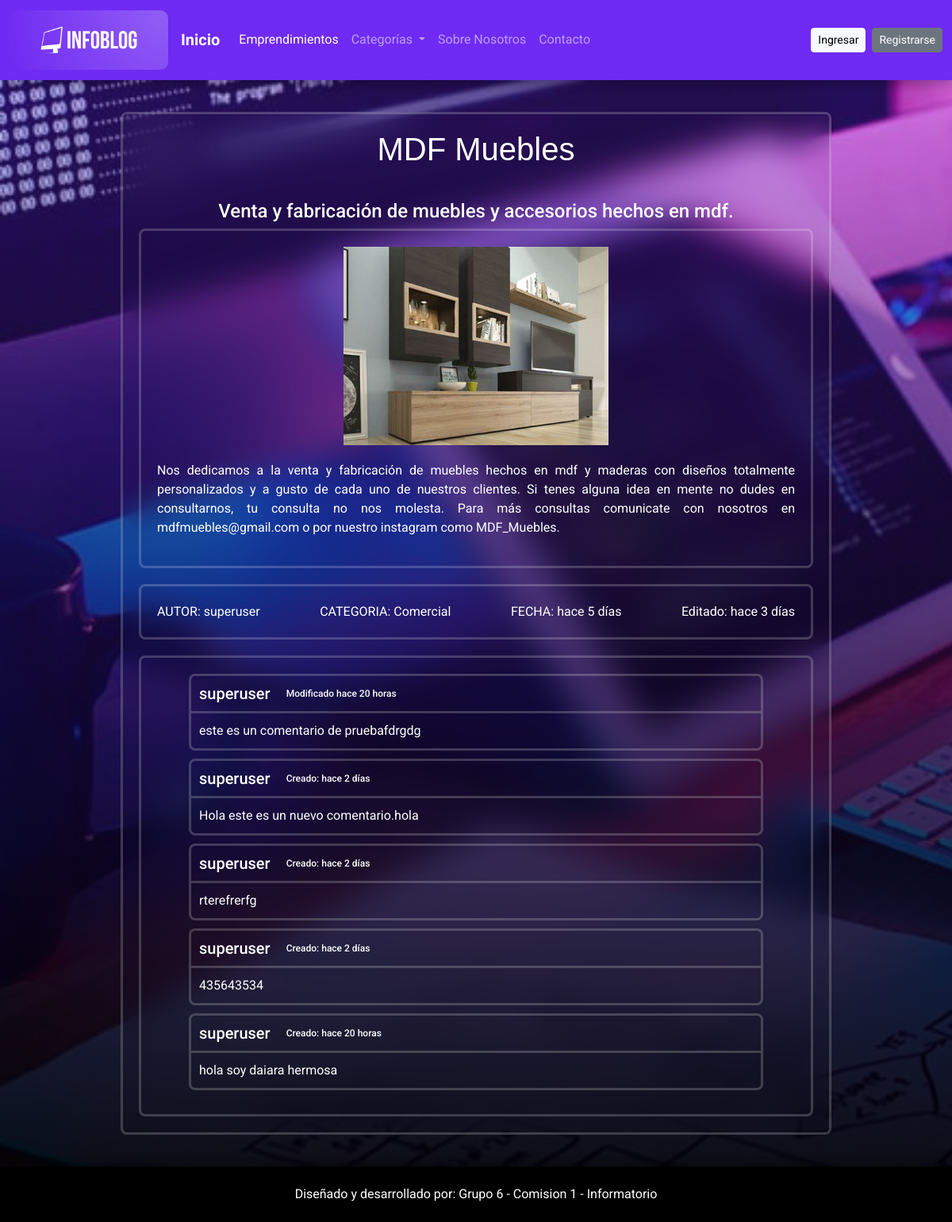
The app's page /emprendimientos/Detalle/46, older data.
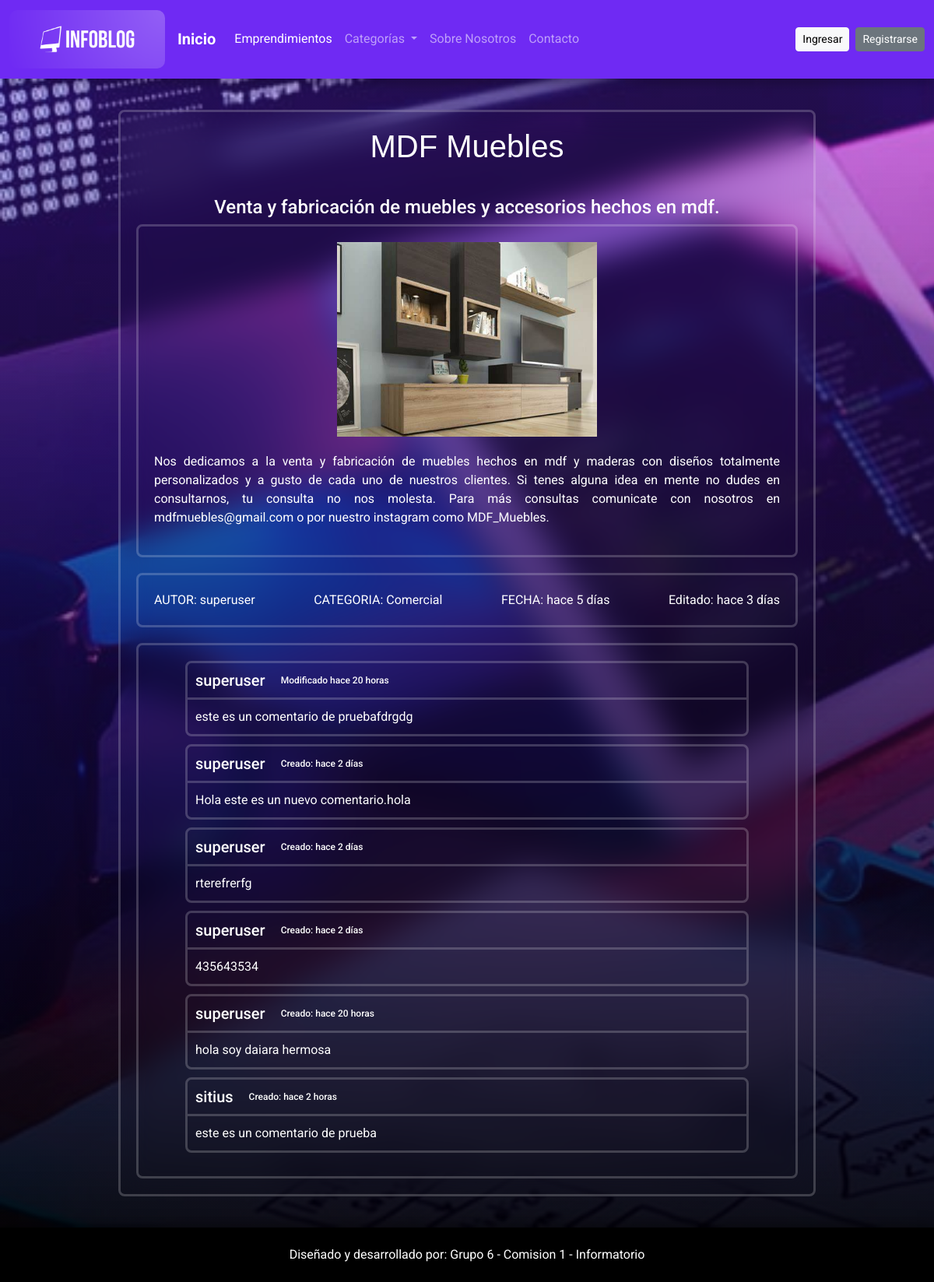
The same page, newer data.
### apps/comentarios/models.py (models this page shows, shortened)
class Comentarios(models.Model):
    creado = models.DateTimeField(
        'creado',
        auto_now_add=True
    )
    modificado = models.DateTimeField(
        'modificado',
        auto_now=True
    )
    texto = models.TextField(max_length = 1000)
    estado = models.BooleanField(default=False)
    usuario = models.ForeignKey(User, on_delete = models.CASCADE)
    emprendimiento = models.ForeignKey(Emprendimientos, on_delete = models.CASCADE)
    def get_creado_naturaltime(self):
        now = timezone.now()
        diff = now - self.creado
        if diff < timedelta(minutes=1):
            return 'hace unos segundos'
        elif diff < timedelta(hours=1):
            minutes = diff.seconds // 60
            return f'hace {minutes} minutos'
        elif diff < timedelta(days=1):
            hours = diff.seconds // 3600
            return f'hace {hours} horas'
        elif diff < timedelta(days=30):
            days = diff.days
            return f'hace {days} días'
        else:
            return self.creado.strftime('%d de %B de %Y a las %H:%M')
    def get_modificado_naturaltime(self):
        now = timezone.now()
        diff = now - self.modificado
        print(diff)
        if diff < timedelta(minutes=1):
            return 'hace unos segundos'
        elif diff < timedelta(hours=1):
            minutes = diff.seconds // 60
            return f'hace {minutes} minutos'
        elif diff < timedelta(days=1):
            hours = diff.seconds // 3600
            return f'hace {hours} horas'
        elif diff < timedelta(days=30):
            days = diff.days
            return f'hace {days} días'
        else:
            return self.creado.strftime('%d de %B de %Y a las %H:%M')

### apps/empr/views.py (the view)
# urls.py: path('Detalle/<int:pk>', views.DetalleEmprendimientos.as_view(), name="detalle_emprendimiento"),
class DetalleEmprendimientos(DetailView):
    model = Emprendimientos
    template_name = 'empr/detalles.html'
    context_object_name = 'emprendimientos'
    def get_context_data(self, **kwargs):
        context = super().get_context_data(**kwargs)
        context['user'] = self.request.user
        return context

### apps/empr/models.py (called while the page is built)
    def __str__(self):
        return self.nombre

    def get_creado_naturaltime(self):
        now = timezone.now()
        diff = now - self.creado
        if diff < timedelta(minutes=1):
            return 'hace unos segundos'
        elif diff < timedelta(hours=1):
            minutes = diff.seconds // 60
            return f'hace {minutes} minutos'
        elif diff < timedelta(days=1):
            hours = diff.seconds // 3600
            return f'hace {hours} horas'
        elif diff < timedelta(days=30):
            days = diff.days
            return f'hace {days} días'
        else:
            return self.creado.strftime('%d de %B de %Y a las %H:%M')

    def MisComentarios(self):
        return self.comentarios_set.all()

### proyectoFinal/context_processors.py (called while the page is built)
def categorias_processor(request):
    cat_context = Categoria.objects.all()
    num_categorias = len(cat_context)
    return {
        'cat_context': cat_context,
        'num_categorias': num_categorias,
    }

def emprendimientos_processor(request):
    emprendimientos = Emprendimientos.objects.all()
    num_emprendimientos = len(emprendimientos)
    return{
        'empr_context': emprendimientos,
        'num_emprendimientos': num_emprendimientos,
    }

### templates/empr/detalles.html (shortened to what this page needs)
{% extends 'base.html' %}
{% block css%}
{% load static %}
<link rel="stylesheet" href="{% static 'css/style_detalles.css'%}">
{%endblock%}
{% block contenido %}
<div class="base">
	<div class="contenedor">
		<div class="detalles">
			<h1 class="titulos">{{emprendimientos.titulo}}</h1>
			<h4 class="resumen">{{emprendimientos.resumen}}</h4>
			<div class="cont">
				<div class="cont-img">
					<img class="img-empr" src="{{emprendimientos.imagen.url}}" alt="foto de emprendimiento">
				</div>
				<p class="contenido">{{emprendimientos.contenido}}</p>
			</div>
			<div class="info">
				<p class="autores">AUTOR: {{emprendimientos.autor}}</p>
				<p class="categorias">CATEGORIA: {{emprendimientos.categoria}}</p>
				{% if emprendimientos.get_modificado_naturaltime != emprendimientos.get_creado_naturaltime %}
				<p class="fecha">FECHA: {{emprendimientos.get_creado_naturaltime}}</p>
        		<p class="fecha">Editado: {{emprendimientos.get_modificado_naturaltime}}</p>
				{%else%}
				<p class="fecha">FECHA: {{emprendimientos.get_creado_naturaltime}}</p>
    			{% endif %}
			</div>
			<div class="cont">
				{%for com in emprendimientos.MisComentarios%}
				<div class="com">
					<div class="datos">
						<div class="nombre">
							<h5 class="usuario">{{com.usuario}}</h5>
							{% if com.get_modificado_naturaltime != com.get_creado_naturaltime %}
							<h5 class="fecha">Modificado {{ com.get_modificado_naturaltime }}</h5>
							{%else%}
							<h5 class="fecha">Creado: {{com.get_creado_naturaltime }}</h5>
							{% endif %}
						</div>
					</div>
					<div class="comentario">
						<p>{{com.texto}}</p>
					</div>
				</div>
				{%endfor%}
			</div>
		</div>
	</div>
</div>
{% endblock contenido %}

Row changes from the older to the newer data that the page shows:
added Comentarios: usuario "sitius", get_creado_naturaltime "hace 2 horas", texto "este es un comentario de prueba"
